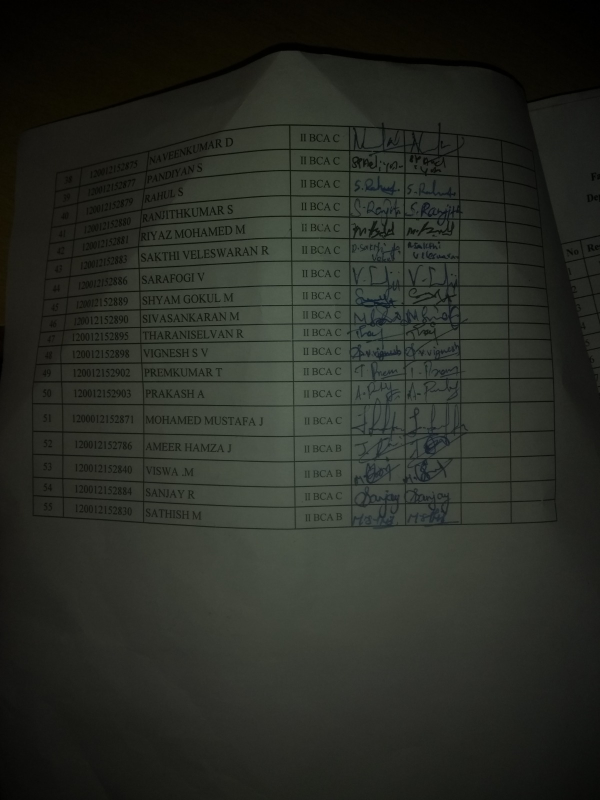
#> input picture ai.jpg, 1200 x 1600 px (shown at 1/2 size)
$ jupyter execute thresolding.ipynb
#> lines starting #> are read from the running program, lines starting #| are printed output that depends on the picture; after the words box and inside, x2 and y2 are one past the last pixel; in counts of white or black regions, pixels touching at a corner belong together
[cell 1]
import cv2

[cell 2]
img=cv2.imread("ai.jpg")
#> img is the input picture: shape (1600, 1200, 3); mean B, G, R 37, 43.8, 40.9
img1=cv2.resize(img,(500,500))
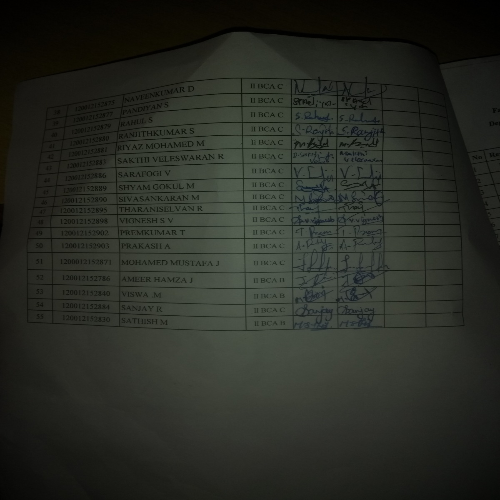
#> img1: shape (500, 500, 3); mean B, G, R 36.9, 43.7, 40.8

[cell 3]
cv2.imshow("after",img1)
cv2.waitKey(0)
cv2.destroyAllWindows()

[cell 4]
img_g=cv2.cvtColor(img1,cv2.COLOR_BGR2GRAY)

[cell 5]
ret,th1=cv2.threshold(img_g,70,255,cv2.THRESH_BINARY)
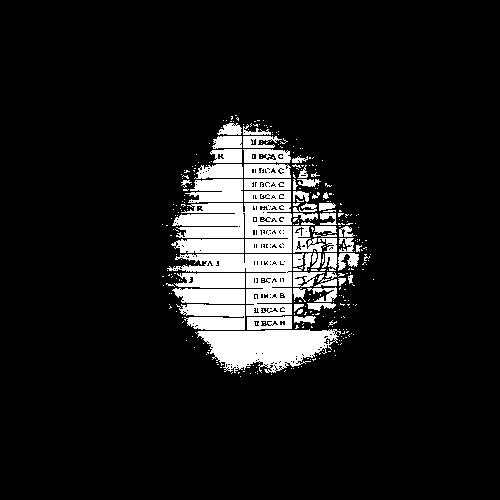
#> th1: shape (500, 500); 10.4% white; 339 white regions (282 under 20 px), largest, box (x1, y1, x2, y2) and area: (195, 329, 341, 373) 4043, (172, 203, 292, 253) 4010, (167, 254, 292, 316) 3512
ath1=cv2.adaptiveThreshold(img_g,255,cv2.ADAPTIVE_THRESH_MEAN_C,cv2.THRESH_BINARY,11,2)
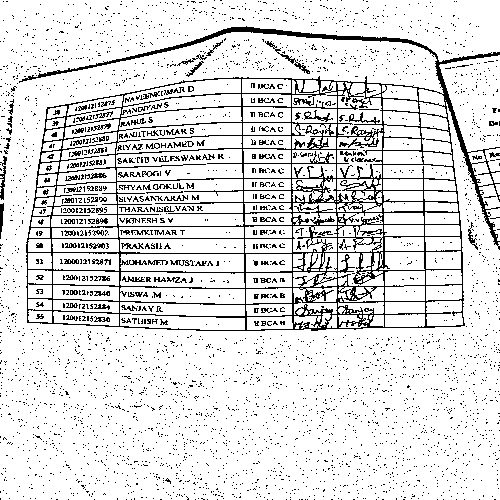
#> ath1: shape (500, 500); 87.4% white; black in thin lines or dots
ath2=cv2.adaptiveThreshold(img_g,255,cv2.ADAPTIVE_THRESH_GAUSSIAN_C,cv2.THRESH_BINARY,11,2)
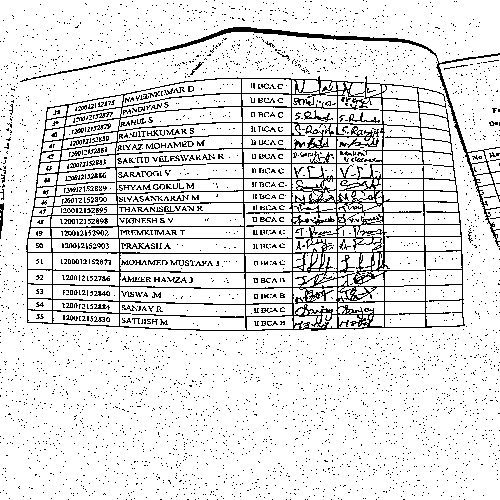
#> ath2: shape (500, 500); 88.7% white; black in thin lines or dots

[cell 6]
cv2.imshow("orginal",img_g)
cv2.imshow("global",th1)
cv2.imshow("mean",ath1)
cv2.imshow("gaussian",ath2)
cv2.waitKey(0)
cv2.destroyAllWindows()

[cell 7]
cv2.imwrite("global.jpg",th1)
cv2.imwrite("mean.jpg",ath1)
cv2.imwrite("gaussian.jpg",ath2)
#> Out = True
